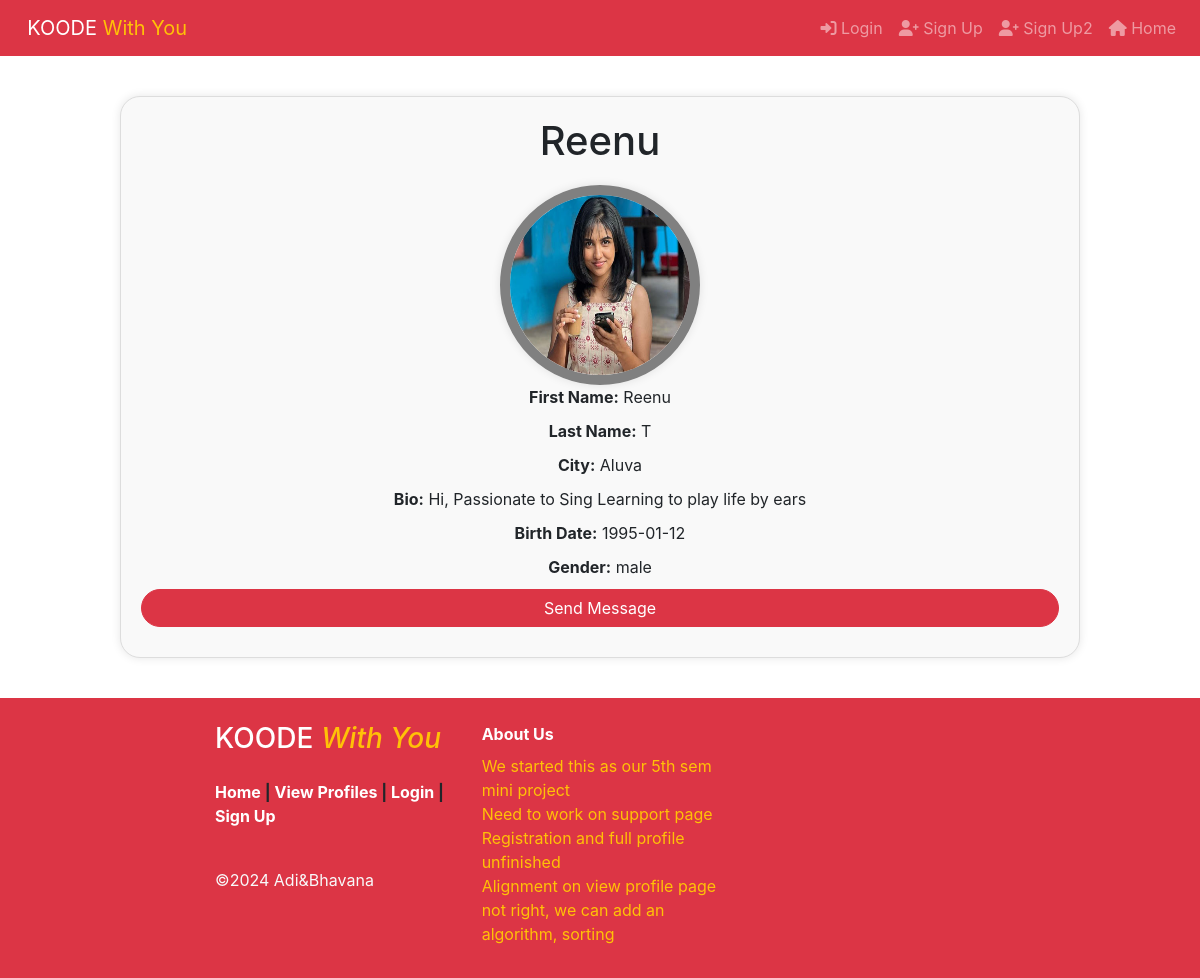
/full-profile.php?id=1, run on the app's committed database.
### tables this page shows
CREATE TABLE IF NOT EXISTS `profile` (
  `id` int NOT NULL AUTO_INCREMENT,
  `email` varchar(500) NOT NULL,
  `password` varchar(500) NOT NULL,
  `firstName` varchar(50) NOT NULL,
  `lastName` varchar(50) NOT NULL,
  `city` varchar(50) NOT NULL,
  `bio` varchar(500) NOT NULL,
  `birthDate` date NOT NULL,
  `gender` varchar(50) NOT NULL,
  `hobby` varchar(255) NOT NULL,
  `Job` varchar(255) NOT NULL,
  `Disabled_stats` varchar(10) NOT NULL,
  `imgUrl` text NOT NULL,
  `receive_notification` tinyint(1) NOT NULL DEFAULT '0',
  `Disability` varchar(255) NOT NULL,
  `disabilitytype` varchar(100) NOT NULL,
  `user_role` text NOT NULL,
  `created_date` datetime NOT NULL DEFAULT CURRENT_TIMESTAMP,
  `modified_date` datetime DEFAULT NULL,
  PRIMARY KEY (`id`),
  UNIQUE KEY `email` (`email`)
);

### full-profile.php (the view, shortened to what this page needs)
<html>
    <head>
    <?php include("./includes/header.php") ?>
    <link href="./css/style.css" rel="stylesheet" type="text/css">
    </head>
<body>
<div>
    <?php
    include("./includes/nav-bar.php")
    ?>
    </div>
<?php
$db_host = 'localhost';
$db_username = 'root';
$db_password = '';
$db_name = 'datingdb';
$conn = new mysqli($db_host, $db_username, $db_password, $db_name);
$user_id = $_GET['id'];
$sql = "SELECT * FROM profile WHERE id = '$user_id'";
$result = $conn->query($sql);
if ($result->num_rows > 0) {
    $user = $result->fetch_assoc();
    ?>
    <div class="profile-container" style="border-radius: 20px; overflow: hidden;">
        <h1 class="profile-header"><?php echo $user['firstName']; ?></h1>
        <div class="profile-info">
        <a href="<?php echo $user['imgUrl']; ?>" alt="Profile Pic" onerror="this.src='images/alt.png';" target="_blank">
            <img src="<?php echo $user['imgUrl']; ?>" alt="Profile Pic" onerror="this.src='images/alt.png';">
            </a>
            <p class="profile-field"><strong>First Name:</strong> <?php echo $user['firstName']; ?></p>
            <p class="profile-field"><strong>Last Name:</strong> <?php echo $user['lastName']; ?></p>
            <p class="profile-field"><strong>City:</strong> <?php echo $user['city']; ?></p>
            <p class="profile-field"><strong>Bio:</strong> <?php echo $user['bio']; ?></p>
            <p class="profile-field"><strong>Birth Date:</strong> <?php echo $user['birthDate']; ?></p>
            <p class="profile-field"><strong>Gender:</strong> <?php echo $user['gender']; ?></p>
        </div>
        <div>
        <div class="row mb-10">
                                    <div class="col-md-12 col-sm-12" style="border-radius: 20px; overflow: hidden;">
                                        <a href="./chat-users.php?id=<?= $user_id ?>"
                                           class="btn btn-danger w-100" style="border-radius: 30px; overflow: hidden;">
                                            Send Message
                                        </a>
                                    </div>
                                </div>
        </div>
    </div>
    <?php
} else {
    echo "<p class='error-message'>User not found.</p>";
}
?>
 </body>
<?php include("./includes/footer.php") ?>
 </html>

### css/style.css (style rules this page uses)
:root { --input-padding-x: 1.5rem; --input-padding-y: .75rem; }
.mb-10 { margin-bottom: 10px; }

### full-profile.php (style rules this page uses)
img { transition: transform 0.2s ease-in-out; }
.profile-container { width: 80%; margin: 40px auto; padding: 20px; background-color: #f9f9f9; border: 1px solid #ddd; box-shadow: 0 0 10px rgba(0, 0, 0, 0.1); border-radius: 10px; }
.profile-header { text-align: center; margin-bottom: 20px; }
.profile-info { margin-top: 20px; }
.profile-field { margin-bottom: 10px; }
img { width: 200px;height: 200px; border-radius: 50%; border: 10px solid grey; box-shadow: 0 0 10px rgba(0, 0, 0, 0.1); }
.profile-container { text-align: center; }

### includes/nav-bar.php (style rules this page uses)
body { overflow-x: hidden; }

### data on the page
profile: firstName "Reenu", imgUrl (picture), lastName "T", city "Aluva", bio "Hi, Passionate to Sing Learning to play life by ears", birthDate "1995-01-12", gender "male"
